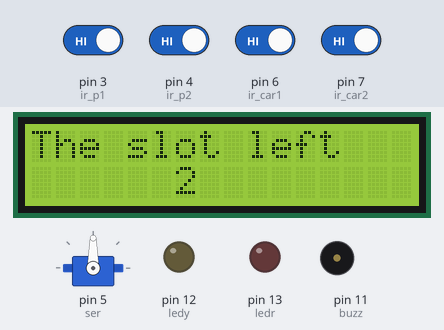
This sketch was run on a simulated Arduino Uno, built with avr-gcc and run on an emulated ATmega328P. Parts: 16×2 character LCD, servo, output pins drawn as LEDs (lit = HIGH), buzzer (waves = sounding, pin HIGH). The test bench sets the inputs (shaded band); at power-on: pin 3 (ir_p1), pin 4 (ir_p2), pin 6 (ir_car1), pin 7 (ir_car2) HIGH.

Above: at 1.2 s.
1.3 s: pin 3 (ir_p1) driven LOW
At 4.5 s:
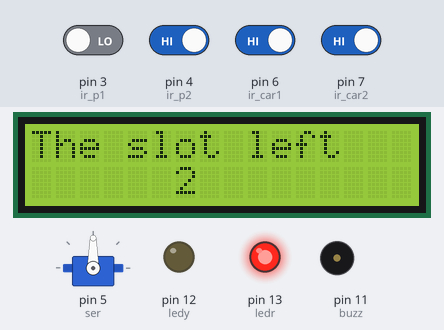
7.3 s: pin 3 (ir_p1) driven HIGH
At 10.9 s:
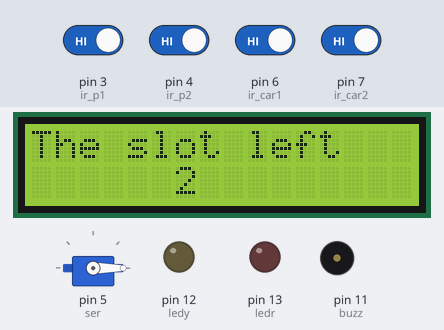
11.7 s: pin 6 (ir_car1) driven LOW
At 13.4 s:
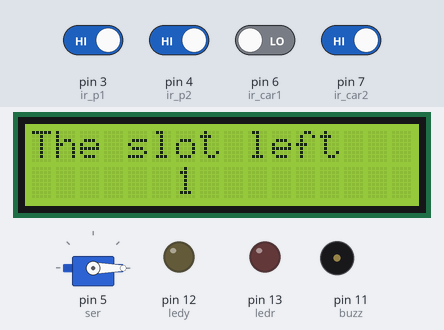
15.7 s: pin 7 (ir_car2) driven LOW
At 17.3 s:
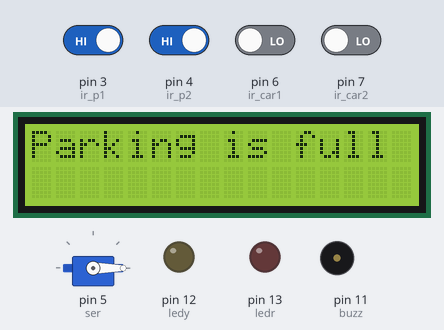
21.7 s: pin 7 (ir_car2) driven HIGH
At 23.6 s:
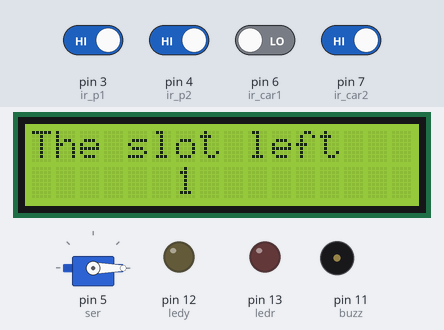
27.7 s: pin 4 (ir_p2) driven LOW
At 31.3 s:
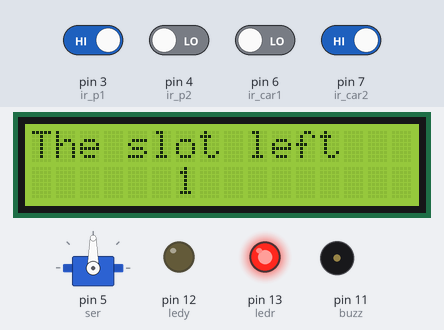
Timing chart, 0 to 32.8 s (numbered marks = the images above; inputs shaded):
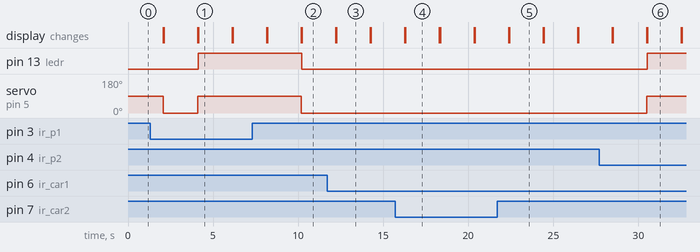

Measured:
- after the input at 1.3 s, pin 13 (ledr): LOW → HIGH after 2.8 s
- after the input at 7.3 s, pin 13 (ledr): HIGH → LOW after 2.9 s; servo on pin 5 (ser): 90° → 0° after 2.9 s
- after the input at 11.7 s, the display: first differs from a run without the input after 0.55 s (image 3)
- after the input at 15.7 s, the display: first differs from a run without the input after 0.60 s (image 4)
- after the input at 21.7 s, the display: first differs from a run without the input after 0.72 s (image 5)
- after the input at 27.7 s, pin 13 (ledr): LOW → HIGH after 2.8 s; servo on pin 5 (ser): 0° → 90° after 2.8 s
- what the display in image 1 shows lasts 2.0 s, from 4.1 s to 6.1 s

The sketch:

smart_parking_code.ino
```cpp
//#include <Wire.h>
#include<Servo.h>
#include <LiquidCrystal_I2C.h>
// Set the LCD address to 0x27 for a 16 chars and 2 line display
LiquidCrystal_I2C lcd(0x27, 16, 2);
Servo ser;
int ir_car1=6;
int ir_car2=7;
int ir_p1 = 3;
int ir_p2 = 4;
int x1;
int x2;
int x3;
int x4;
int c1 =0;
int c2 =0;
int total;
int slot =2;
int ledr =13;
int ledy =12;
int buzz=11;

void setup()
{
  Serial.begin(9600);
	// initialize the LCD
	lcd.init();
  lcd.setCursor(0,0);
  lcd.backlight();
  lcd.display();
  pinMode(ledr,OUTPUT);
  pinMode(ledy,OUTPUT);
  pinMode(buzz,OUTPUT);
  ser.attach(5);


}

void loop()
{
  x1 =digitalRead(ir_car1);
  x2 =digitalRead(ir_car2);
  x3 =digitalRead(ir_p1);
  x4 =digitalRead(ir_p2);
  if (x1==0){
    c1=1;
  }
  else{
    c1=0;
  }
  if (x2==0){
    c2=1;
  }
  else{
    c2=0;
  }
  total = c1+c2;

  if ((slot-total)==0){

    lcd.setCursor(0,0);
    lcd.print("Parking is full");
     delay(2000);
  	 lcd.clear();


  }
  else{
    lcd.setCursor(0,0);
    lcd.print("The slot left");
    lcd.setCursor(6,1);
    lcd.print(slot-total);
    delay(2000);
    lcd.clear();

  }
  if ((slot-total) <= 0){
    ser.write(0);
    delay(20);
  }
  else if (x3==0 or x4==0){
    ser.write(90);
    delay(10);
    digitalWrite(ledr,1);

  }
  else{
    ser.write(0);
    delay(10);
    digitalWrite(ledr,0);

  }


}
```
